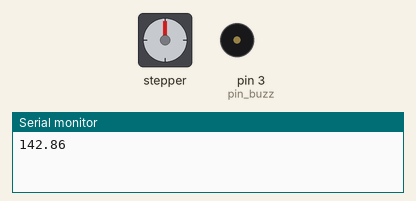
The sketch below on a simulated Arduino Uno, built with avr-gcc and run on an emulated ATmega328P. Parts: stepper motor, buzzer (waves = sounding), the last lines printed to the serial monitor. Wiring (inferred from the names in the program): stepper motor driver (200 steps per turn assumed): step pin 8; direction pin 9; enable pin 10.

Above: at 2.5 s.
At 23.27 s:
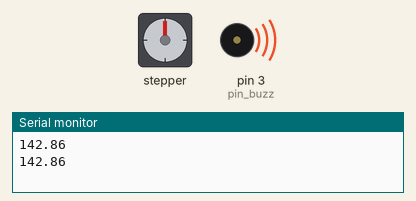
Timing chart, 0 to 23.7 s (numbered marks = the images above):
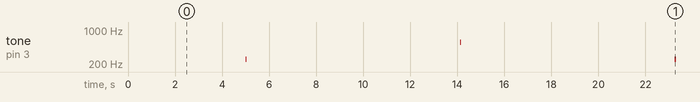

Measured:
- by itself, tone on pin 3 (pin_buzz): repeats every 18.3 s: silent 9.1 s, 566 Hz 0.05 s, silent 9.1 s, 252 Hz 0.05 s

The sketch:

test_stepper_motor_22-05-2015.ino
```cpp
#define STEP 8
#define DIR 9
#define EN 10


#define steps 200 // количество шагов за один оборот вала двигателя
#define koe_r steps/shag_rezbi // коэффициент перемещения. шагов на мм
#define shag_rezbi 1.4 // шаг резьбы по ГОСТ
#define LONG 5 // перемещение на указанное значение, в мм// перемещение на указанное значение, в мм

#define time_of_one_step 5

#define pin_btn1 2
boolean buttonWasUp = true;  // была ли кнопка отпущена?
boolean ledEnabled = false; // включен ли свет?


#define pin_buzz 3

void setup() {
  // put your setup code here, to run once:
  Serial.begin(9600);

  pinMode(pin_btn1, INPUT);

  pinMode(STEP, OUTPUT);
  pinMode(DIR, OUTPUT);
  pinMode(EN, OUTPUT);

  digitalWrite(EN, HIGH);
}

void loop() {
  Serial.println(koe_r);
  delay(5000);
  tone(3, 252, 50);
  delay(100);
  for (int i = 0; i <= 200; i++) {
       digitalWrite(EN, HIGH);
    digitalWrite(DIR, 0);
    digitalWrite(STEP, HIGH);
    delay(10);
    digitalWrite(STEP, LOW);
    delay(10);
  }
  delay(5000);

  tone(3, 566, 50);
  delay(100);
  for (int i = 0; i <= 200; i++) {
    digitalWrite(EN, HIGH);
    digitalWrite(DIR, 1);

    digitalWrite(STEP, HIGH);
    delay(10);
    digitalWrite(STEP, LOW);
    delay(10);


  }
      digitalWrite(EN, LOW);
}
```
